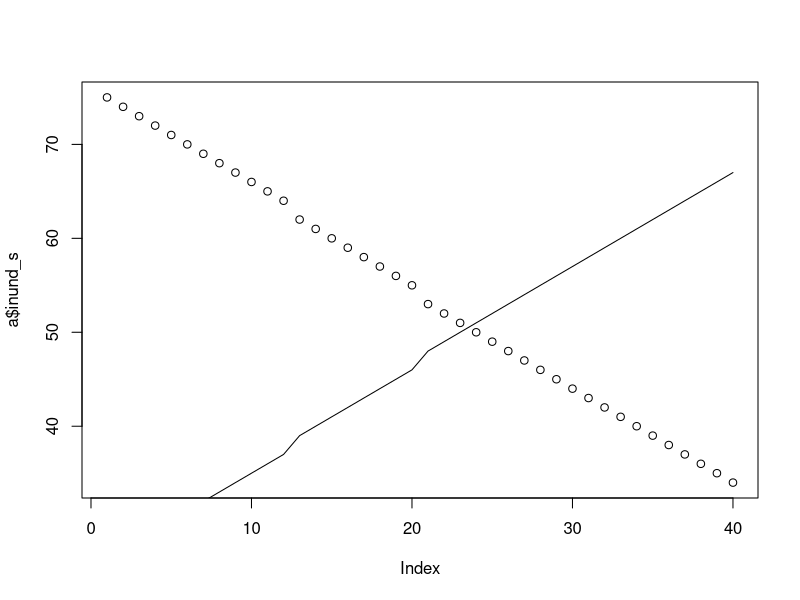

This chart was generated by the following R code:
###Generar proporciones inundación/ encharcamiento
doublecoupling <- function (rate,n,cc){
po <- n
K <- cc
r<- rate
t <- seq(1,40,by=1)
encha_s <- rep(0,length(t))
inund_s <- rep(0,length(t))

for (i in 1:length(t)){ 
pt <- (r*po)*(1-po/K)
pf <- po+pt
po <- pf
encha_s[i]<- ceiling(pf)
inund_s[i]<- ceiling(100-pf)
}
return(list(encha_s=encha_s,inund_s=inund_s))
}

a<-doublecoupling(0.05,25,90)

plot(a$inund_s)
lines(a$encha_s)

